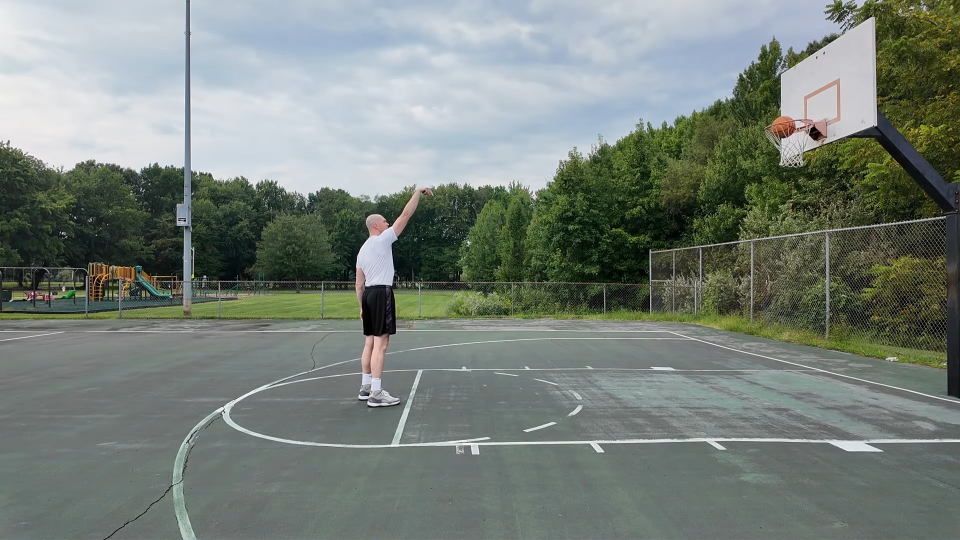
#> input picture ball/frame_02-13_725_original.png, 1920 x 1080 px (shown at 1/2 size)
$ python -i candidate_fast.py   (imports and definitions only)
#> lines starting #> are read from the running program, lines starting #| are printed output that depends on the picture; after the words box and inside, x2 and y2 are one past the last pixel; in counts of white or black regions, pixels touching at a corner belong together
from collections import Counter
import time

import cv2
import numpy as np
from numpy.lib.stride_tricks import sliding_window_view


# Exclusive stages: nested work (e.g. fitting inside tracing) is charged to the
# innermost stage only, so the stages sum to "total".
STAGES = ("decode", "preprocess", "lsd", "proposal_generation", "seed_loop",
          "profile_fitting", "verification", "trace", "total")

# Detection runs on the frame resized by this factor; outputs are mapped back
# to input pixels. Absolute pixel limits (min gauge, strip extents) do not scale.
WORK_SCALE = 1.0

# Search budgets: speed/recall trade-offs, tuned with evaluator.py and the OOD
# set (see SPEC_candidate_fast_speed.md). 960x540 LSD lost val IoU.
LSD_SIZE = (1280, 720)       # LSD runs on the frame downscaled to fit this box
# Verified seeds per frame. On REC_0023 drone footage tracks verify late:
# frames with tracks (of 125) at budget 60/100/140/180/220/280 were
# 63/76/86/89/90/90 (unbounded original: 91). Val/OOD alone suggested 60.
SEED_BUDGET = 220
# A full-window verification failing at one of these gates is not retried on
# shorter sub-windows: across 81 frames that never rescued an accepted track.
NO_RETRY_GATES = frozenset({"length", "green", "ridge", "coherence"})

# g > 1.08 * r and g - r > 9  <=>  g > _GREEN_OVER_RED[r]  (exact for uint8).
_GREEN_OVER_RED = (np.minimum(256, np.maximum(
    np.arange(256) + 10, np.floor(1.08 * np.arange(256)) + 1
)) - 1).astype(np.uint8)


class _StageClock:
    def __init__(self, timings):
        self.timings = timings
        self.stack = []
        self.mark = time.perf_counter()

    def push(self, name):
        self._charge()
        self.stack.append(name)

    def pop(self):
        self._charge()
        self.stack.pop()

    def _charge(self):
        now = time.perf_counter()
        if self.stack:
            self.timings[self.stack[-1]] += now - self.mark
        self.mark = now


def process_image(img_path: str) -> list[dict[str, object]]:
#> called with img_path = '../ball/frame_02-13_725_original.png'
    return _run(process_image, lambda: cv2.imread(img_path, cv2.IMREAD_COLOR))


# [9 lines left out: function process_frame, not called in this run]


def _run(owner, load, reference_shape=None):
    started = time.perf_counter()
    timings = dict.fromkeys(STAGES, 0.0)
    counts = Counter()
    owner.last_timings, owner.last_counts = timings, counts
    clock = _StageClock(timings)
    try:
        clock.push("decode")
        image = load()
#> image is the input picture: shape (1080, 1920, 3); mean B, G, R 121.1, 128.1, 119.1
        clock.pop()
        if image is None or image.size == 0:
            return []
        reference = tuple(reference_shape[:2]) if reference_shape else image.shape[:2]
        if WORK_SCALE == 1.0:
            return _detect(image, reference, clock, counts)
        clock.push("preprocess")
        native = image.shape[:2]
        image = cv2.resize(image, None, fx=WORK_SCALE, fy=WORK_SCALE,
                           interpolation=cv2.INTER_AREA)
        clock.pop()
        if min(image.shape[:2]) < 1:
            return []
        tracks = _detect(image, [v * WORK_SCALE for v in reference], clock, counts)
        # Pixel-centre mapping from the resized grid back to input pixels.
        ratio = np.array([native[1] / image.shape[1], native[0] / image.shape[0]])
        for track in tracks:
            for key in ("left_rail", "right_rail"):
                track[key] = ((np.asarray(track[key]) + 0.5) * ratio - 0.5).tolist()
        return tracks
    finally:
        timings["total"] = time.perf_counter() - started
        owner.last_timings = dict(timings)
        owner.last_counts = dict(counts)


def _detect(image, reference, clock, counts):
#> called with reference = (1080, 1920)
    height, width = image.shape[:2]
    if min(height, width) < 32:
        return []
    diagonal = float(np.hypot(reference[1], reference[0]))
    minimum_length = 0.05 * diagonal
    maximum_gauge = min(180.0, 0.045 * diagonal)

    def unit(v):
        return v / max(float(np.linalg.norm(v)), 1e-6)

    def normal(v):
        return np.array([-v[1], v[0]], np.float32)

    # [4 lines left out: function rotate, not called in this run]

    def inside(p):
        return 0 <= p[0] <= width - 1 and 0 <= p[1] <= height - 1

    # [4 lines left out: function arc_length, not called in this run]

    def corr(a, b):
        a, b = a - a.mean(), b - b.mean()
        return float(a @ b / (np.linalg.norm(a) * np.linalg.norm(b) + 1e-6))

    def sliding_corr(target, signal):
        """corr(target, window) for every len(target) window of signal."""
        windows = sliding_window_view(signal, len(target))
        windows = windows - windows.mean(axis=1, keepdims=True)
        target = target - target.mean()
        return windows @ target / (
            np.linalg.norm(windows, axis=1) * np.linalg.norm(target) + 1e-6
        )

    def autocorr(signal, lags):
        """corr(signal[:-k], signal[k:]) for every lag k, from running sums."""
        s = signal.astype(np.float64)
        n = len(s)
        c1 = np.r_[0.0, np.cumsum(s)]
        c2 = np.r_[0.0, np.cumsum(s * s)]
        products = np.correlate(s, s, "full")[n - 1:][lags]
        m = n - lags
        sx, sy = c1[m], c1[n] - c1[lags]
        vx = np.maximum(c2[m] - sx * sx / m, 0)
        vy = np.maximum(c2[n] - c2[lags] - sy * sy / m, 0)
        return (products - sx * sy / m) / (np.sqrt(vx * vy) + 1e-6)

    def highpass(a, sigma):
        a = np.asarray(a, np.float32)
        return a - cv2.GaussianBlur(
            a[:, None], (1, 0), sigmaX=0, sigmaY=max(1.0, sigma)
        ).ravel()

    clock.push("preprocess")
    gray = cv2.cvtColor(image, cv2.COLOR_BGR2GRAY)
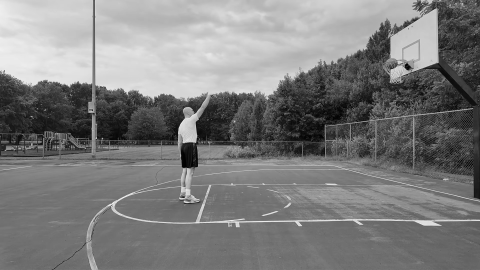
#> gray: shape (1080, 1920) (shown at 1/4 size); min 0, max 255, mean 124.6
    b, g, r = cv2.split(image)
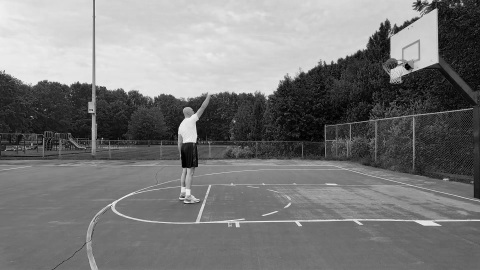
#> b: shape (1080, 1920) (shown at 1/4 size); min 0, max 255, mean 121.1
    vegetation = cv2.bitwise_and(
        cv2.compare(g, cv2.LUT(r, _GREEN_OVER_RED), cv2.CMP_GT),
        cv2.compare(cv2.subtract(g, b), 5, cv2.CMP_GT),
    ) & 1
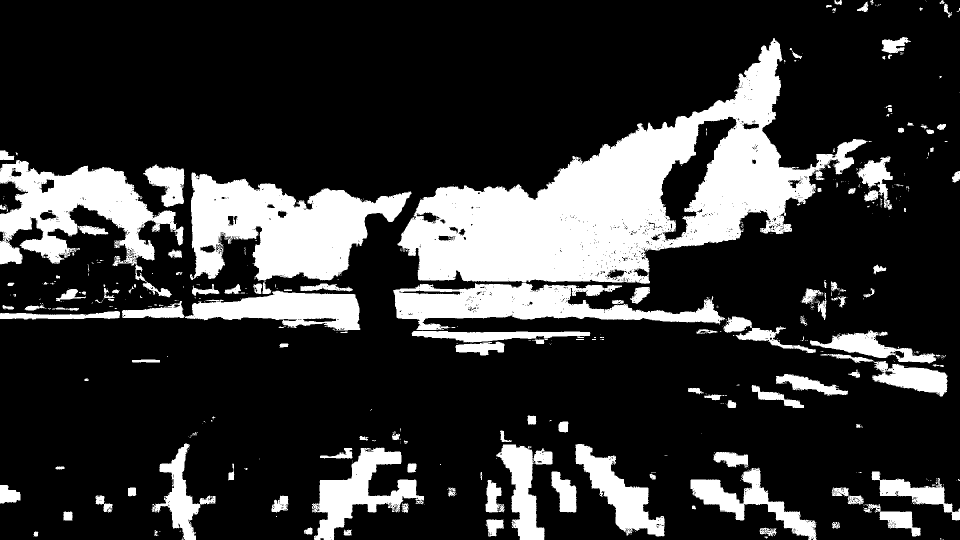
#> vegetation: shape (1080, 1920) (shown at 1/2 size); values 0 (black) and 1 (white), 21% white; 525 white regions (380 under 20 px), largest, box (x1, y1, x2, y2) and area: (795, 76, 1736, 568) 165203, (380, 345, 823, 562) 55212, (0, 320, 367, 532) 37336
    scale = min(1.0, LSD_SIZE[0] / reference[1], LSD_SIZE[1] / reference[0])
    sw, sh = max(1, round(width * scale)), max(1, round(height * scale))
    small = cv2.resize(gray, (sw, sh), interpolation=cv2.INTER_AREA)
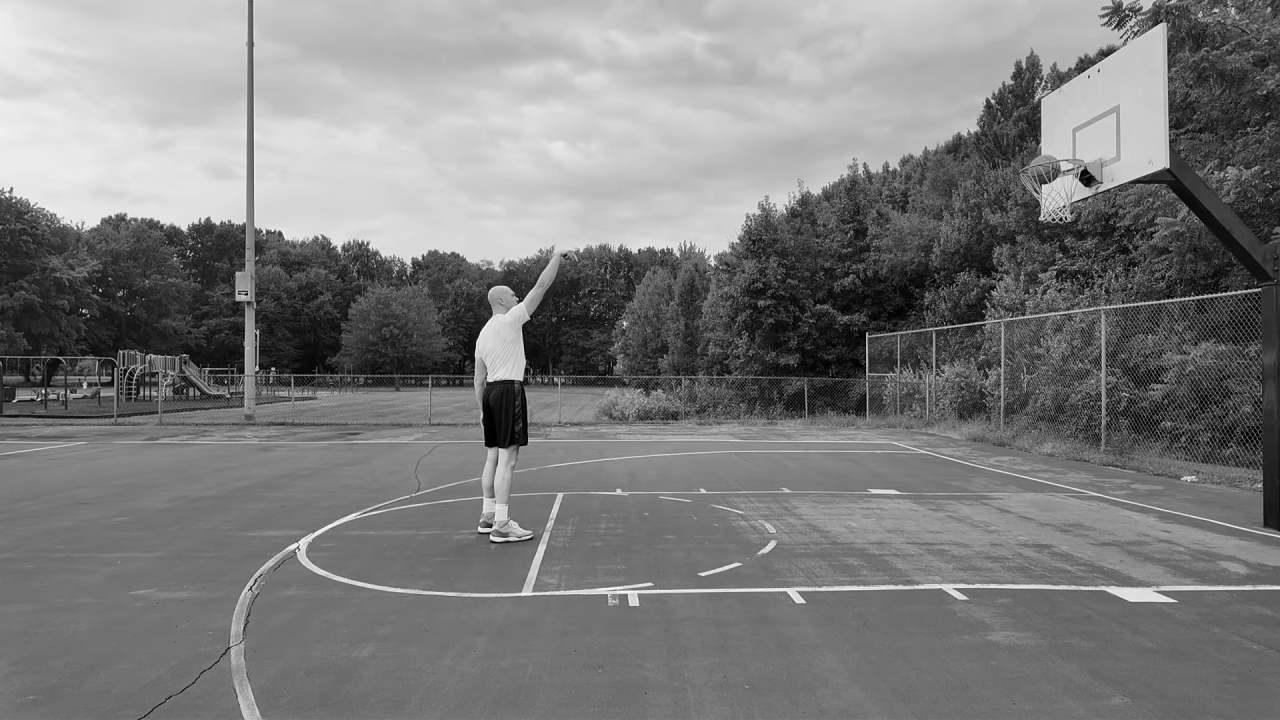
#> small: shape (720, 1280); min 0, max 250, mean 124.6
    clock.pop()

    clock.push("lsd")
    detector = cv2.createLineSegmentDetector(
        cv2.LSD_REFINE_STD, 1.0, 0.6, 2.0, 22.5, 0.0, 0.7, 1024
    )
    raw = detector.detect(small)[0]
#> raw = 1497 rows, first 6: [476, 340.4, 474.2, 354.6], [482.7, 326.6, 476.8, 338.6], [524.8, 358.6, 522.2, 336.4], [865.5, 344.5, 865.5, 351.5], [865.5, 352.5, 865.5, 380.5], [526.2, 400.5, 527.6, 443.5]
#> (the rest of the program and of its run is left out)
